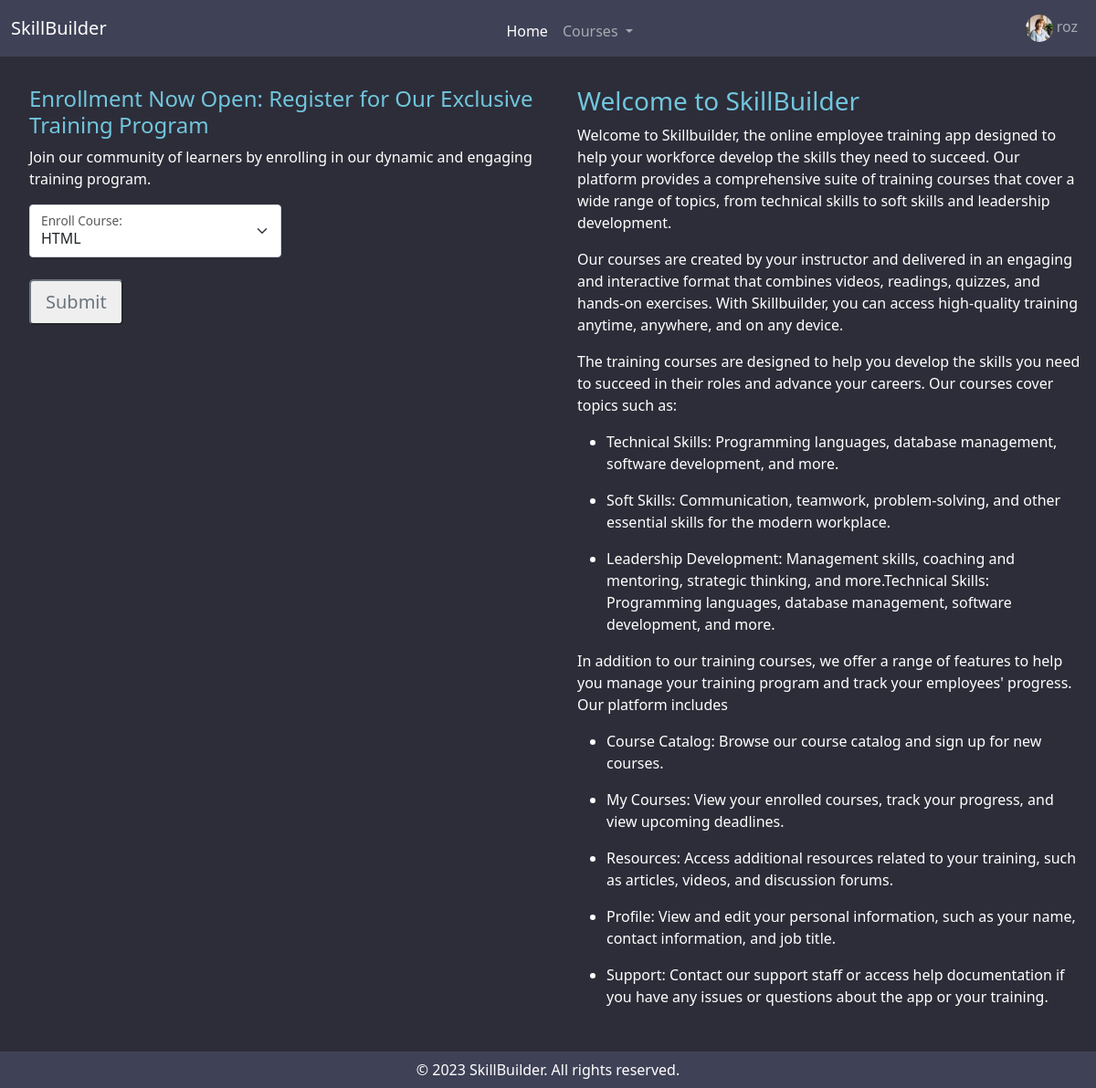
The app's page /en/employee_home/roz/ (signed in) with its own data.
### myapp/models.py (models this page shows)
class User(AbstractUser):
    is_employer = models.BooleanField("Is employer",default=False)
    is_employee = models.BooleanField("Is employee", default=False)
    is_email_verified = models.BooleanField(default=False)
    my_employer = models.CharField(max_length=200, null=True, blank=True)
    first_name = models.CharField(max_length=30, blank=False, null=False)
    last_name = models.CharField(max_length=30, blank=False, null=False)
    bio = models.TextField(blank=True, null=True)
    avatar = models.ImageField(null=True, default="avatar.svg")

### myapp/views/users_page.py (the view, shortened to what this page needs)
# urls.py: path('employee_home/<str:pk>/', users_page.employeeHome, name='employee-home'),
@login_required(login_url='login')
def employeeHome(request, pk):
    employee = request.user
    try:
        employer = User.objects.get(username=employee.my_employer)
        employer_courses = Course.objects.filter(instructor__username=employer).distinct()
        participants = Participants.objects.filter(user=employee)
        courses = [participant.course for participant in participants]
        context = {'courses': courses, 'employer_courses': employer_courses}
        return render(request, "usersPage/employee_home.html", context)
    except ObjectDoesNotExist:
        return HttpResponse("You are not authorized")

### course/models.py (called while the page is built)
    def __str__(self):
        return self.name

### myapp/templates/usersPage/employee_home.html (shortened to what this page needs)
<!DOCTYPE html>
{% load static %}
<html>
  <head>
    <link
      href="https://cdn.jsdelivr.net/npm/bootstrap@5.0.2/dist/css/bootstrap.min.css"
      rel="stylesheet"
    />
  </head>
  <body>
    <div class="overview-container vh-100">
      {% include 'main_navbar.html' %}
      <div
        class="d-flex flex-md-row flex-column gap-3 text-white p-3"
        style="background-color: #2d2d39"
      >
        <div class="col-lg-6 p-3">
          <div class="col-2-content">
            <h2 class="fs-4" style="color: #71c6dd;">
              Enrollment Now Open: Register for Our Exclusive Training Program
            </h2>
            <p class="text-justify">
              Join our community of learners by enrolling in our dynamic and
              engaging training program.
            </p>
            <div class="enroll">
              <form method="post">
                <div class="form-floating col-lg-6 col-md-12 col-sm-8">
                  <select
                    class="form-select"
                    id="floatingSelect"
                    aria-label="Floating label select example"
                    name="course"
                    id="course-select"
                  >
                    {% for course in employer_courses %}
                    <option value="{{course}}">{{course}}</option>
                    {% endfor %}
                  </select>
                  <label for="floatingSelect" style="color: black"
                    >Enroll Course:</label
                  >
                </div>
                <br />
                <button type="submit" class="btn-outline-secondary btn-lg">
                  Submit
                </button>
              </form>
            </div>
          </div>
        </div>
        <div class="col-lg-6 p-3 overflow-auto" style="max-height: 90vh">
          <div class="col-1-content">
            <h1 class="fs-3"  style="color: #71c6dd;">Welcome to SkillBuilder</h1>
            <p class="text-justify">
              Welcome to Skillbuilder, the online employee training app designed
              to help your workforce develop the skills they need to succeed.
              Our platform provides a comprehensive suite of training courses
              that cover a wide range of topics, from technical skills to soft
              skills and leadership development.
            </p>
            <p class="text-justify">
              Our courses are created by your instructor and delivered in an
              engaging and interactive format that combines videos, readings,
              quizzes, and hands-on exercises. With Skillbuilder, you can access
              high-quality training anytime, anywhere, and on any device.
            </p>
            <p class="text-justify">
              The training courses are designed to help you develop the skills
              you need to succeed in their roles and advance your careers. Our
              courses cover topics such as:
            </p>
            <ul>
              <li>
                <p class="text-justify">
                  <span class="bullet-title">Technical Skills: </span>
                  <span
                    >Programming languages, database management, software
                    development, and more.</span
                  >
                </p>
              </li>
              <li>
                <p class="text-justify">
                  <span class="bullet-title">Soft Skills: </span>
                  <span
                    >Communication, teamwork, problem-solving, and other
                    essential skills for the modern workplace.</span
                  >
                </p>
              </li>
              <li>
                <p class="text-justify">
                  <span class="bullet-title">Leadership Development: </span>
                  <span
                    >Management skills, coaching and mentoring, strategic
                    thinking, and more.Technical Skills: Programming languages,
                    database management, software development, and more.</span
                  >
                </p>
              </li>
            </ul>
            <p class="text-justify">
              In addition to our training courses, we offer a range of features
              to help you manage your training program and track your employees'
              progress. Our platform includes
            </p>
            <ul>
              <li>
                <p class="text-justify">
                  <span class="bullet-title">Course Catalog: </span>
                  <span
                    >Browse our course catalog and sign up for new
                    courses.</span
                  >
                </p>
              </li>
              <li>
                <p class="text-justify">
                  <span class="bullet-title">My Courses: </span>
                  <span
                    >View your enrolled courses, track your progress, and view
                    upcoming deadlines.</span
                  >
                </p>
              </li>
              <li>
                <p class="text-justify">
                  <span class="bullet-title">Resources: </span>
                  <span
                    >Access additional resources related to your training, such
                    as articles, videos, and discussion forums.</span
                  >
                </p>
              </li>
              <li>
                <p class="text-justify">
                  <span class="bullet-title">Profile: </span>
                  <span
                    >View and edit your personal information, such as your name,
                    contact information, and job title.</span
                  >
                </p>
              </li>
              <li>
                <p class="text-justify">
                  <span class="bullet-title">Support: </span>
                  <span
                    >Contact our support staff or access help documentation if
                    you have any issues or questions about the app or your
                    training.</span
                  >
                </p>
              </li>
            </ul>
          </div>
        </div>
      </div>
      {% include 'main_footer.html' %}
    </div>
  </body>
</html>

### templates/main_navbar.html (shortened to what this page needs)
<nav class="navbar navbar-expand-lg navbar-dark" style="background-color: #3f4156;">
  <div class="container-fluid">
    <a class="navbar-brand" href="{% url 'employee-home' request.user %}"
      >SkillBuilder</a
    >
    <div class="collapse navbar-collapse" id="navbarSupportedContent">
      {% if request.user.is_authenticated %}
      <ul class="navbar-nav m-auto mb-2 mb-lg-0">
        <li class="nav-item">
          <a
            class="nav-link {% if request.resolver_match.view_name == 'employee-home' %} active {% endif %}"
            aria-current="page"
            href="{% url 'employee-home' request.user %}"
            >Home</a
          >
        </li>
        {% with request.resolver_match.url_name as url_name %}
        {% if courses %}
        <li class="nav-item dropdown">
          <a
            class="nav-link dropdown-toggle"
            href="#"
            id="navbarDarkDropdownMenuLink"
            role="button"
            data-bs-toggle="dropdown"
            aria-expanded="false"
          >
            Courses
          </a>
        </li>
        {% endif %}
        {% endwith %}
      </ul>
      {% endif %}
      <div>
        <ul class="navbar-nav">
          <li class="nav-item dropstart">
            <a
              class="nav-link dropdown-toggle"
              href="#"
              id="navbarDarkDropdownMenuLink"
              role="button"
              data-bs-toggle="dropdown"
              aria-expanded="false"
            >
              <img
                src="{{request.user.avatar.url}}"
                alt="user"
                class="image-icon"
                style="width: 30px; border-radius: 50%"
              />
              {{request.user.username}}
            </a>
          </li>
        </ul>
      </div>
    </div>
  </div>
</nav>

### myapp/templates/usersPage/employee_home.html (style rules this page uses)
.dropstart .dropdown-toggle::before { display: none !important; }

### records on screen
User: user.avatar (picture), user.username "roz"

### other values on screen
form field course "HTML"
